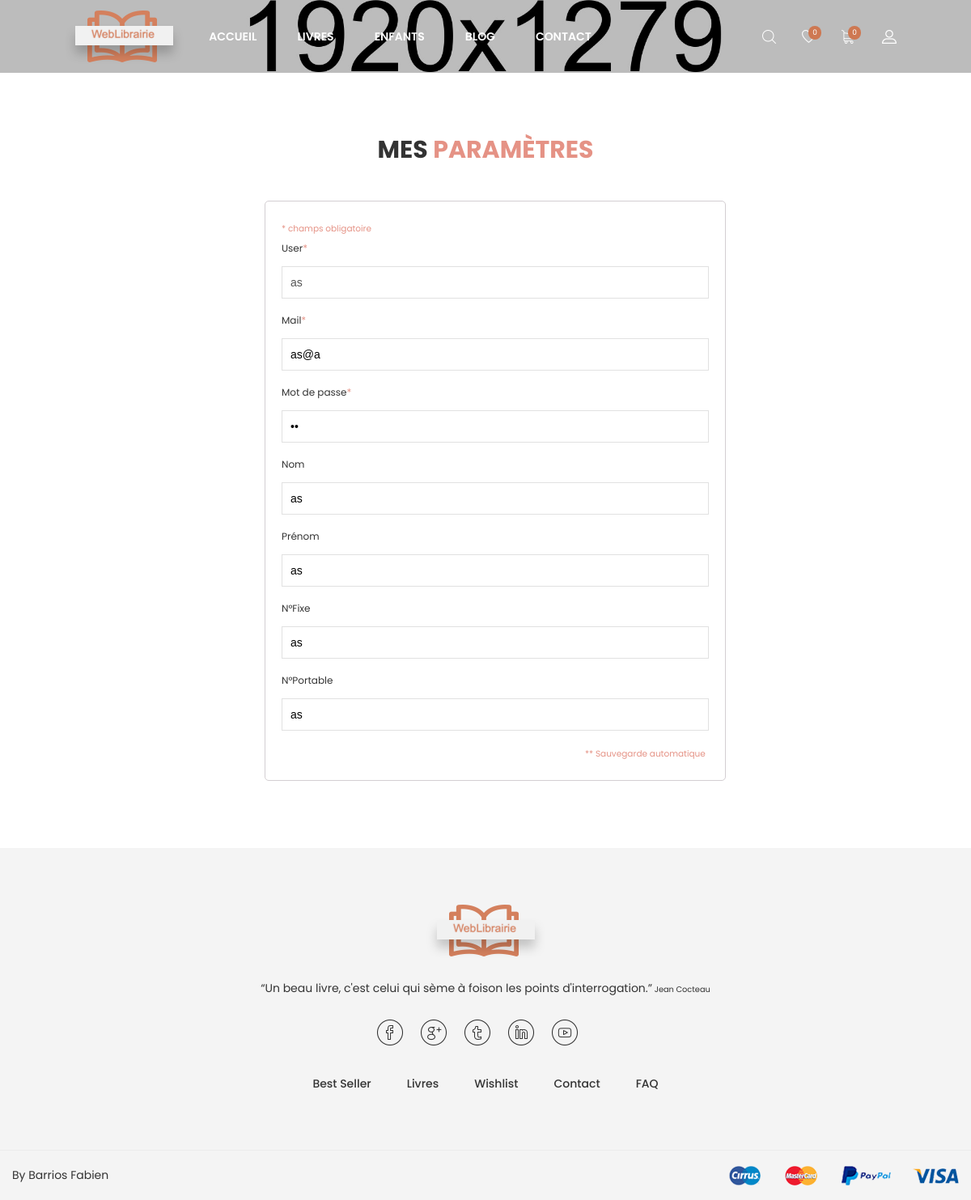
Screenshot of /v3/mesParametre.php (signed in) with the database file from the repository.
### tables this page shows
CREATE TABLE `COMPTE` (
  `USER` char(8) NOT NULL,
  `MDP` char(10) NOT NULL,
  `NOMCPTE` char(40) NOT NULL,
  `PRENOMCPTE` char(30) NOT NULL,
  `DATEINSCRIP` date NOT NULL,
  `DATEFERME` date DEFAULT NULL,
  `TYPECOMPTE` char(3) NOT NULL,
  `ADRMAILCPTE` char(60) NOT NULL,
  `NOTELCPTE` char(15) DEFAULT NULL,
  `NOPORTCPTE` char(15) DEFAULT NULL
);

### v3/Fonctions.php (called while the page is built, shortened)
<?php
function connectDB(){
    try{
        $db = new PDO('mysql:host=localhost;dbname=WeblibrairieVVA;charset=utf8', 'root', 'root');
        return $db;
    }
    catch (Exception $e){
        die('Erreur : '.$e->getMessage());
    }
}
function getCompte(){
    $link = connectDB();
    $idUser = $_SESSION['Usercompte'];
    $req = $link->query("SELECT * FROM COMPTE WHERE COMPTE.USER= '$idUser'");
    return $req;
}
function getNbArticlePanier(){
    $link = connectDB();
    $user = $_SESSION['Usercompte'];
    $req = $link->query("SELECT count(*) as nb FROM LIVRE INNER JOIN ECRIVAIN ON LIVRE.ID_ECRIVAIN = ECRIVAIN.ID INNER JOIN LIGNE_PANIER ON LIVRE.ID = LIGNE_PANIER.ID_LIVRE INNER JOIN PANIER ON LIGNE_PANIER.ID_PANIER = PANIER.ID INNER JOIN COMPTE ON PANIER.ID_COMPTE = COMPTE.USER WHERE LIVRE.ID = LIGNE_PANIER.ID_LIVRE AND LIGNE_PANIER.ID_PANIER = PANIER.ID AND PANIER.DT_COM is Null AND PANIER.ID_COMPTE = '$user'");
    return $req;
}
function getNbArticleWishliste(){
    $link = connectDB();
    $user = $_SESSION['Usercompte'];
    $req = $link->query("SELECT count(*) as nb FROM LIVRE INNER JOIN ECRIVAIN ON LIVRE.ID_ECRIVAIN = ECRIVAIN.ID INNER JOIN LIGNE_WISHLIST ON LIVRE.ID = LIGNE_WISHLIST.ID_LIVRE INNER JOIN WISHLIST ON LIGNE_WISHLIST.ID_WISHLIST = WISHLIST.ID INNER JOIN COMPTE ON WISHLIST.ID_COMPTE = COMPTE.USER WHERE LIVRE.ID = LIGNE_WISHLIST.ID_LIVRE AND LIGNE_WISHLIST.ID_WISHLIST = WISHLIST.ID AND WISHLIST.ID_COMPTE = '$user'");
    return $req;
}
?>

### v3/mesParametre.php (the view, shortened to what this page needs)
<!doctype html>
<html class="no-js" lang="zxx">
<head>
    <link rel="stylesheet" href="css/bootstrap.min.css">
    <link rel="stylesheet" href="css/plugins.css">
    <link rel="stylesheet" href="style.css">
    <link rel="stylesheet" href="css/custom.css">
    <?php include_once('Fonctions.php'); ?>
</head>
<body>
<div class="wrapper" id="wrapper">
    <header id="wn__header" class="oth-page header__area header__absolute sticky__header">
        <div class="container-fluid">
            <div class="row">
                <div class="col-md-6 col-sm-6 col-6 col-lg-2">
                    <div class="logo">
                        <a href="index.php">
                            <img src="images/logo/logo.png" alt="logo images">
                        </a>
                    </div>
                </div>
                <div class="col-lg-8 d-none d-lg-block">
                    <nav class="mainmenu__nav">
                        <ul class="meninmenu d-flex justify-content-start">
                            <li class="drop with--one--item"><a href="index.php">Accueil</a></li>
                            <li class="drop"><a href="shop-grid.php?categorie=Tout">Livres</a>
                            </li>
                            <li class="drop"><a href="shop-grid.php?categorie=Enfants">Enfants</a>
                            </li>
                            <li class="drop"><a href="blog.html">Blog</a>
                            </li>
                            <li><a href="contact.html">Contact</a></li>
                        </ul>
                    </nav>
                </div>
                <div class="col-md-6 col-sm-6 col-6 col-lg-2">
                    <ul class="header__sidebar__right d-flex justify-content-end align-items-center">
                        <li class="shop_search"><a class="search__active" href="#"></a></li>
                        <?php if(!isset($_SESSION['Usercompte'])): ?>
                        <li class="wishlist"><a href="wishlist.php"></a></li>
                        <li class="shopcart"><a class="cartbox_active" href=""></a>
                            <div class="block-minicart minicart__active">
                                <div class="minicart-content-wrapper">
                                    <div class="micart__close">
                                        <span>Fermer</span>
                                    </div>
                                    <div class="mini_action cart">
                                        <a class="cart__btn" href="my-account.php">Se connecter</a>
                                    </div>
                                </div>
                            </div>
                            <?php else: ?>
                            <?php $getNbLivre = getNbArticlePanier(); ?>
                            <?php $nbLivre = $getNbLivre->fetch(); ?>
                            <?php $getNbWishListe = getNbArticleWishliste(); ?>
                            <?php $nbWishListe = $getNbWishListe->fetch(); ?>
                        <li class="wishlist"><a href="wishlist.php"><span id="alertWishlist" class="product_qun"><?php echo $nbWishListe[0]; ?></span></a></li>
                        <li class="shopcart"><a class="cartbox_active" href=""><span id="alertPanier" class="product_qun"><?php echo $nbLivre[0]; ?></span></a>
                            <?php endif; ?>
                        </li>
                        <li class="setting__bar__icon"><a class="setting__active" href="#"></a>
                        </li>
                    </ul>
                </div>
            </div>
        </div>
    </header>
    <div class="ht__bradcaump__area bg-image--6" style="padding-top: 45px; padding-bottom: 45px;">
    </div>
    <section class="my_account_area pt--80 pb--55 bg--white">
        <div class="container">
            <div class="row">
                <div class="col-lg-12">
                    <div class="section__title text-center">
                        <h2 class="title__be--2">Mes <span class="color--theme">Paramètres</span></h2>
                    </div>
                </div>
            </div>
            <?php $compte = getCompte(); ?>
            <?php foreach ($compte as $data): ?>
                <div class="row">
                    <div class="col-lg-6 col-12" style="margin-left: 26%;">
                        <div class="my__account__wrapper">
                            <form method="post" action="">
                                <div class="account__form">
                                    <span style="color: #e59285; font-size: 75%;">* champs obligatoire</span><span id="test" style="font-size: 75%;"></span>
                                    <div class="input__box">
                                        <label>User<span>*</span></label>
                                        <input onclick="save(this.id, true);" type="text" id="user" name="user" value="<?= $data['USER'] ?>" disabled>
                                    </div>
                                    <div class="input__box">
                                        <label>Mail<span>*</span></label>
                                        <input onclick="save(this.id, true);" type="email" id="email" name="email" value="<?= $data['ADRMAILCPTE'] ?>">
                                    </div>
                                    <div class="input__box">
                                        <label>Mot de passe<span>*</span></label>
                                        <input onclick="save(this.id, true);" type="password" id="mdp" name="mdp" value="<?= $data['MDP'] ?>">
                                    </div>
                                    <div class="input__box">
                                        <label>Nom</label>
                                        <input onclick="save(this.id, true);" type="text" id="nom" name="nom" value="<?= $data['NOMCPTE'] ?>">
                                    </div>
                                    <div class="input__box">
                                        <label>Prénom</label>
                                        <input onclick="save(this.id, true);" type="text" id="prenom" name="prenom" value="<?= $data['PRENOMCPTE'] ?>">
                                    </div>
                                    <div class="input__box">
                                        <label>N°Fixe</label>
                                        <input onclick="save(this.id, true);" type="text" id="numF" name="numF" value="<?= $data['NOTELCPTE'] ?>">
                                    </div>
                                    <div class="input__box">
                                        <label>N°Portable</label>
                                        <input onclick="save(this.id, true);" type="text" id="numP" name="numP" value="<?= $data['NOPORTCPTE'] ?>">
                                    </div>
                                    <span style="color: #e59285; font-size: 75%; margin-left: 71%;">** Sauvegarde automatique</span>
                                </div>
                            </form>
                        </div>
                    </div>
                </div>
            <?php endforeach; ?>
        </div>
    </section>
    <footer id="wn__footer" class="footer__area bg__cat--8 brown--color">
        <div class="footer-static-top">
            <div class="container">
                <div class="row">
                    <div class="col-lg-12">
                        <div class="footer__widget footer__menu">
                            <div class="ft__logo">
                                <a href="index.php">
                                    <img src="images/logo/3.png" alt="logo">
                                </a>
                                <p>“Un beau livre, c'est celui qui sème à foison les points d'interrogation.”<span style="font-size: 70%;"> Jean Cocteau</span></p>
                            </div>
                            <div class="footer__content">
                                <ul class="social__net social__net--2 d-flex justify-content-center">
                                    <li><a href="#"><i class="bi bi-facebook"></i></a></li>
                                    <li><a href="#"><i class="bi bi-google"></i></a></li>
                                    <li><a href="#"><i class="bi bi-twitter"></i></a></li>
                                    <li><a href="#"><i class="bi bi-linkedin"></i></a></li>
                                    <li><a href="#"><i class="bi bi-youtube"></i></a></li>
                                </ul>
                                <ul class="mainmenu d-flex justify-content-center">
                                    <li><a href="shop-grid.php?categorie=Best">Best Seller</a></li>
                                    <li><a href="shop-grid.php?categorie=Tout">Livres</a></li>
                                    <?php if(isset($_SESSION['Usercompte'])): ?>
                                        <li><a href="wishlist.php">Wishlist</a></li>
                                    <?php else: ?>
                                        <li><a href="my-account.php">Wishlist</a></li>
                                    <?php endif; ?>
                                    <li><a href="contact.php">Contact</a></li>
                                    <li><a href="faq.html">FAQ</a></li>
                                </ul>
                            </div>
                        </div>
                    </div>
                </div>
            </div>
        </div>
        <div class="copyright__wrapper">
            <div class="container">
                <div class="row">
                    <div class="col-lg-6 col-md-6 col-sm-12">
                        <div class="copyright">
                            <div class="copy__right__inner text-left">
                                <p>By Barrios Fabien</p>
                            </div>
                        </div>
                    </div>
                    <div class="col-lg-6 col-md-6 col-sm-12">
                        <div class="payment text-right">
                            <img src="images/icons/payment.png" alt="" />
                        </div>
                    </div>
                </div>
            </div>
        </div>
    </footer>
</div>
</body>
</html>

### rows the page displays
compte: user "as", email "as@a", nom "as", prenom "as", numF "as", numP "as"

### other values shown
$nbWishListe[0] "0"
$nbLivre[0] "0"
